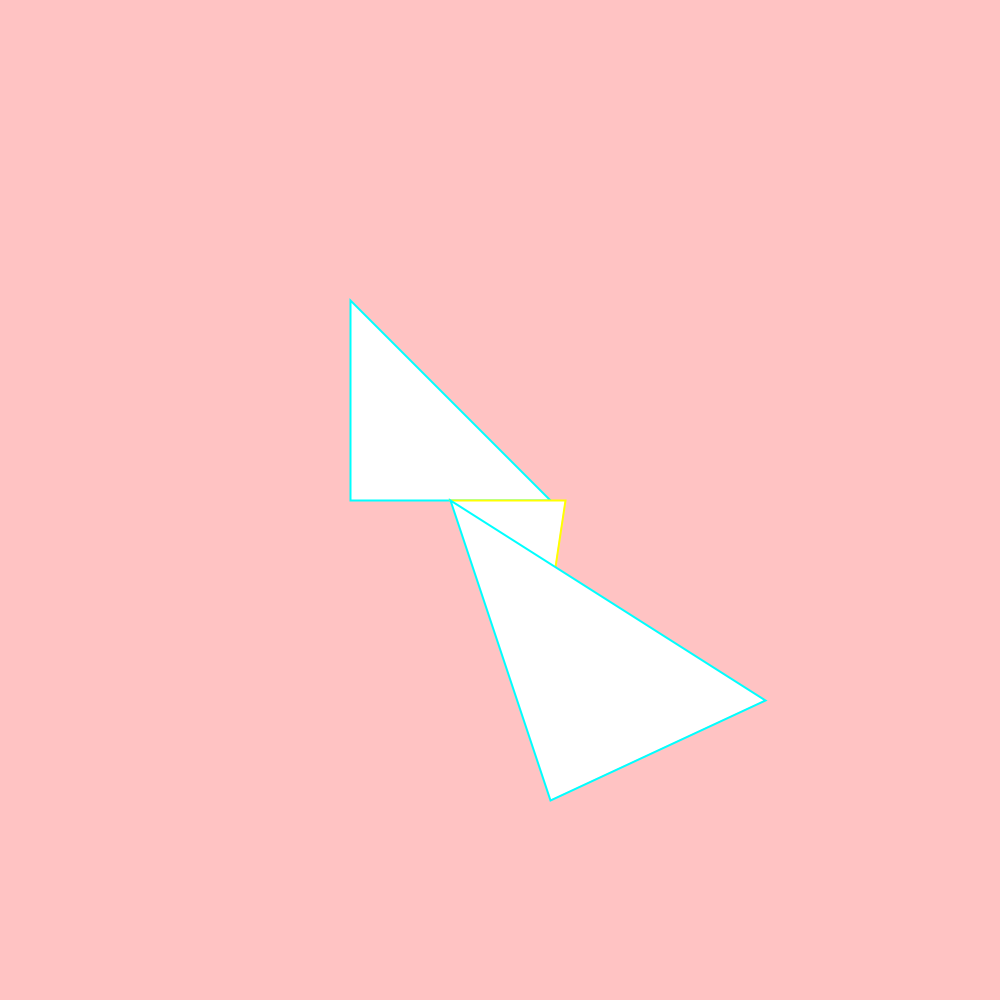
Frame 1 (no input)
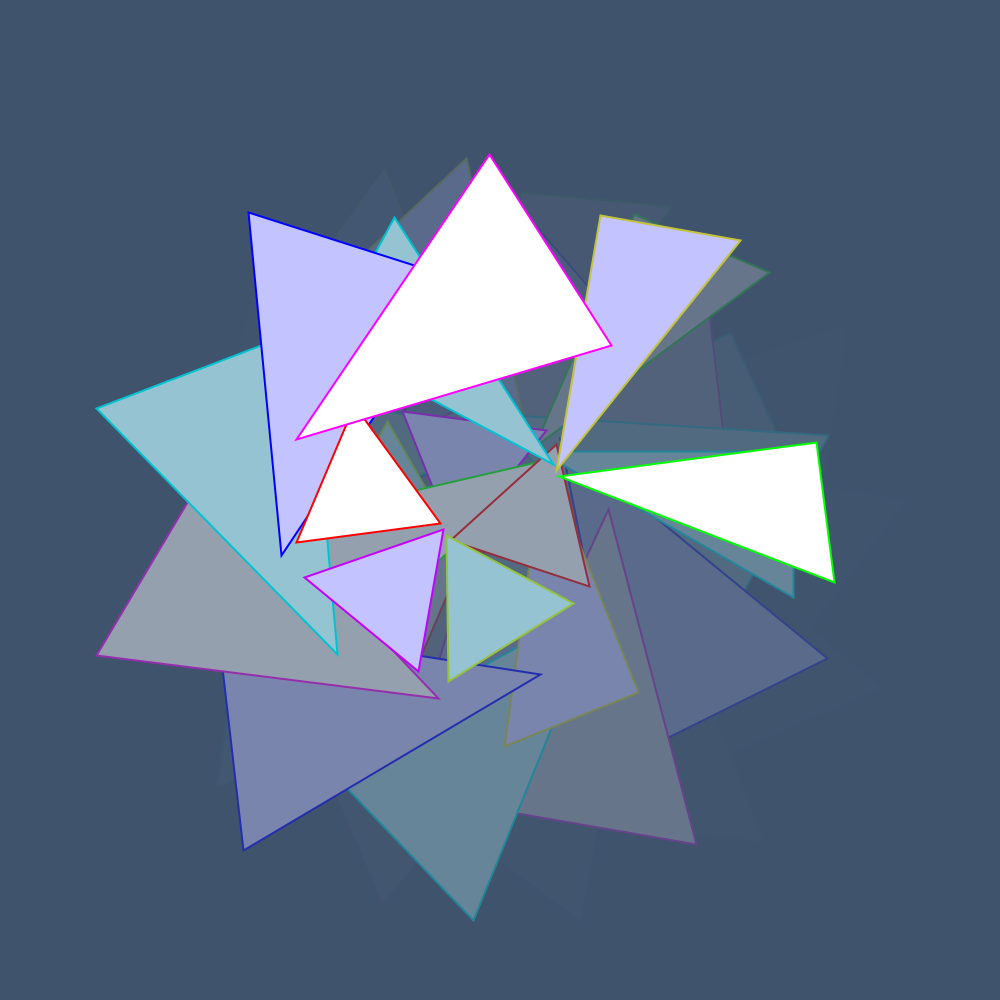
Frame 60 (the mouse pressed at the canvas centre just before this capture)
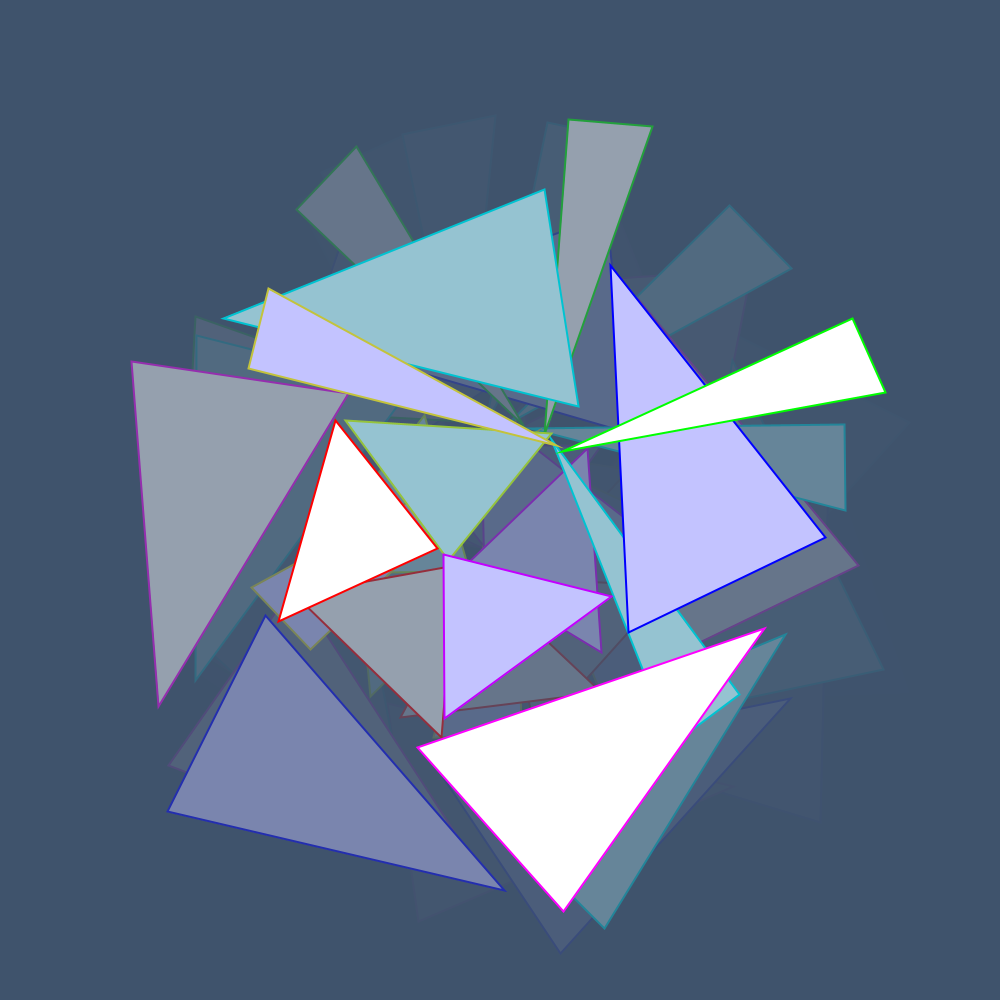
Frame 120 (the mouse held since frame 60 and released just before this capture)

The Processing sketch that drew these frames (run headless with seeded random() and noise(); from frame 60 on, the mouse is pressed at the canvas centre):

// Processing sketch: processing_58879
// ── processing_58879.pde

int x=0, y=0, w=200, h=200, r=255, g=0, b=0, hVel=1,wVel=-1;
float theta=0;

void setup() {
  size(1000,1000);
  background(255);
  smooth();
}

void draw() {
  //background(255);
  fill(r,g,b,60); //motionblur
  rect(-100,-100,1200,1200); //motionblur
  pushMatrix();
  translate(width/2,height/2);
  rotate(theta);
  fill(255);
  strokeWeight(2);
  
  newColor();
  stroke(r,255,b);
  pushMatrix();
  translate((int)h/4,0);
  rotate(theta*theta);
  beginShape();
  vertex(-x,-y);
  vertex(-x-h,-y);
  vertex(-h,-y-w);
  vertex(-2*x,-2*y);
  endShape(CLOSE);
  popMatrix();
  //rect(x-w,y-h,w,h);
  
  newColor();
  fill(255);
  stroke(255,g,b);
  pushMatrix();
  translate(-(int)h/4,0);
  rotate(theta*theta);
  beginShape();
  vertex(x,y);
  vertex(x+(431-w)/2,y);
  vertex(w/2,y+h/2);
  endShape(CLOSE);
  popMatrix();
  
  //newColor();
  stroke(r,g,255);
  pushMatrix();
  translate(-(int)h/4,0);
  rotate((theta*theta)/2);
  beginShape();
  vertex(h-w,w-h);
  vertex(h+(431-h)/2,w);
  vertex(h/2,w+w/2);
  endShape(CLOSE);
  popMatrix();
  //rect(x,y,w/2,h/2);
  popMatrix();
  theta+=.1;
  if(h>500) hVel=-1;
  if(h<2) hVel=1;
  h+=hVel;
  if(w>431) wVel=-1;
  if(w<2) wVel=1;
  w+=wVel;
}

void newColor() {
  if (r==255) {
    r=0;
    b=255;
  }
  else if (g==255) {
    g=0;
    r=255;
  }
  else if (b==255) {
    b=0;
    g=255;
  }
}
